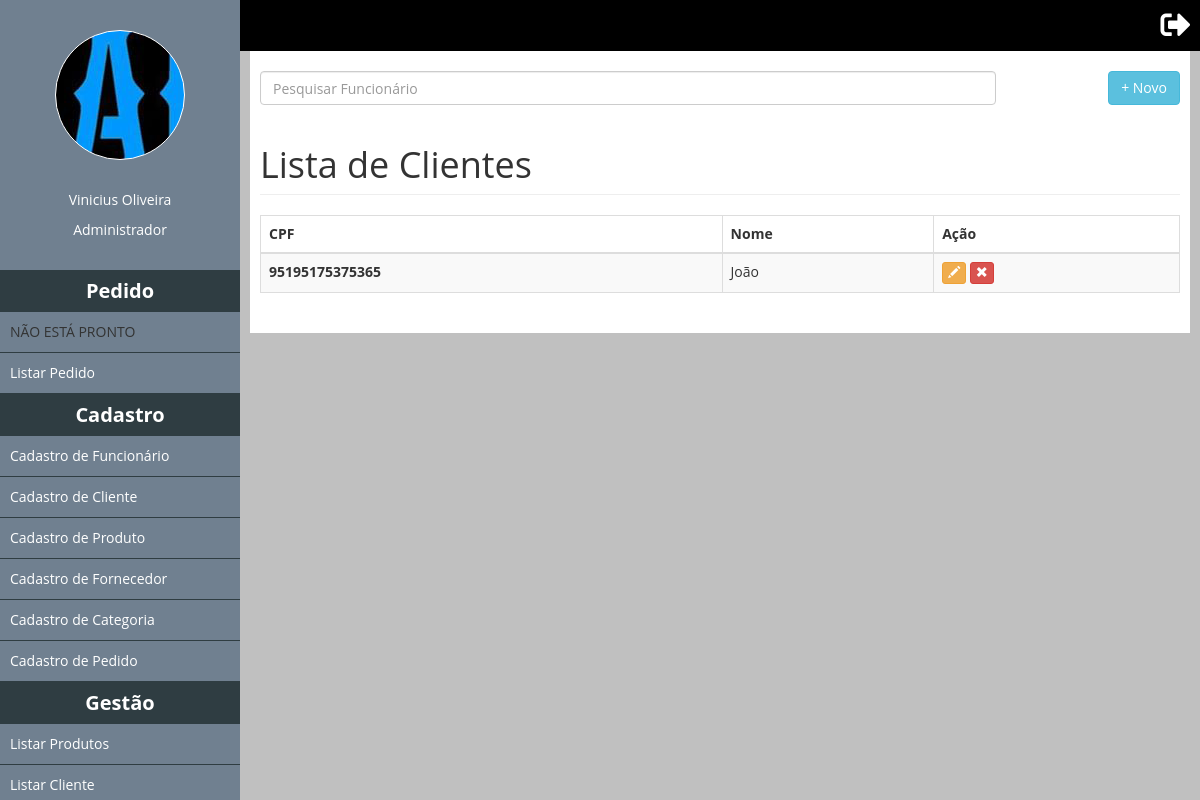
/ListaClientes (signed in), run on an earlier commit of the app's database.
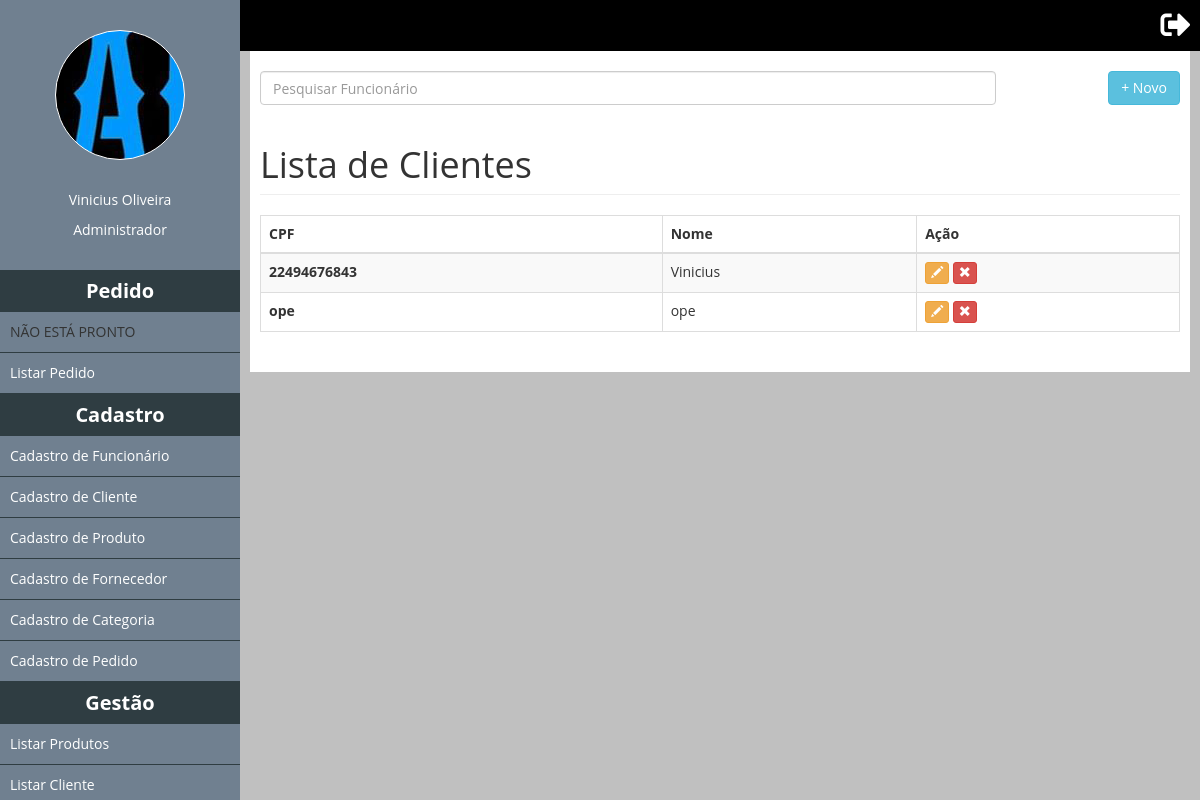
And on a later commit of the database.
### tables this page shows
CREATE TABLE IF NOT EXISTS `tb_cliente` (
  `idcliente` int(11) NOT NULL AUTO_INCREMENT,
  `nome` varchar(255) NOT NULL,
  `sobrenome` varchar(255) NOT NULL,
  `cpf` varchar(50) NOT NULL,
  `status` bit(1) NOT NULL,
  PRIMARY KEY (`idcliente`)
);

### classes/Mysql.php (called while the page is built)
<?php
	class Mysql
	{
		private static $pdo;
		public static function conectar(){
			if(self::$pdo == null){
				try{
					self::$pdo = new PDO('mysql:host='.HOST.';dbname='.DATABASE,USER,PASSWORD,array(PDO::MYSQL_ATTR_INIT_COMMAND => 'SET NAMES utf8'));
					self::$pdo->setAttribute(PDO::ATTR_ERRMODE,PDO::ERRMODE_EXCEPTION);
				}catch(Exception $e){
					echo '<h2>Erro ao conectar.</h2>';
				}
			}
			return self::$pdo;
		}
	}
?>

### pages/ListaClientes.php (the view, shortened to what this page needs)
<input id="pesquisaSlide" class="form-control left" placeholder="Pesquisar Funcionário" />
<a href="<?php echo INCLUDE_PATH;?>CadastroCliente"><button type="button" class="btn btn-info right">+ Novo</button></a>
<h1 class="page-header">Lista de Clientes</h1>
				<div class="table-responsive">
				    <table class="table table-striped table-bordered table-hover" id="list-thumbs">
				      	<thead>
					        <tr>
					          	<th>CPF</th>
					          	<th>Nome</th>
					          	<th>Ação</th>
					        </tr>
				      	</thead>
				      	<tbody>
							<?php
								$clientes = MySql::conectar()->prepare("
									SELECT * FROM `tb_cliente` WHERE status != 0"
								);
								$clientes->execute();
								$clientes = $clientes->fetchAll();
								foreach ($clientes as $key => $value):
							?>
				        <tr>
				          <th><?php echo $value['cpf'] ?></th>
				          <td><?php echo $value['nome'] ?></td>
				          <td>
				          		<form method="post" style="display: inline-block;" class="teste">
						            <button class="btn btn-warning btn-xs" title="Alterar" data-toggle="modal" data-target="#myModal" type="submit">
					              		<span class="glyphicon glyphicon-pencil" aria-hidden="true"></span>
						            </button>
						        </form>
						        <form method="post" style="display: inline-block;" class="teste">
						            <button class="btn btn-danger btn-xs" title="Remover" type="submit" data-toggle="modal" data-target="#myModal" type="submit">
						              	<span class="glyphicon glyphicon-remove" aria-hidden="true"></span>
						            </button>
					            </form>
				          </td>
				        </tr>
				    <?php endforeach;?>
				      </tbody>
				    </table>
				</div>
    	</div>
	</div>
</div>

What changed in the data, as far as the page shows it:
removed tb_cliente: cpf "95195175375365", nome "João"
added tb_cliente: cpf "22494676843", nome "Vinicius"
added tb_cliente: cpf "ope", nome "ope"
